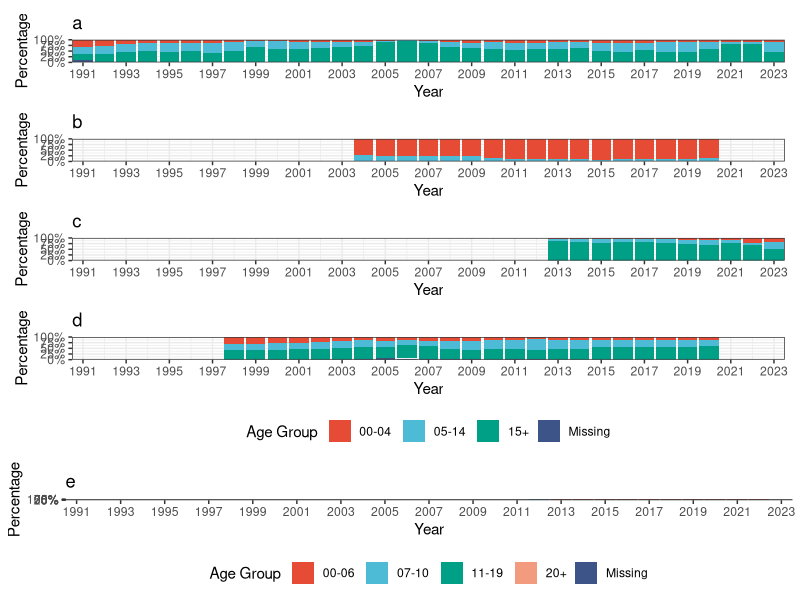

Write the R code that produced this figure.

library(tidyverse)
library(openxlsx)
library(patchwork)
library(ggsci)

breaks <- seq(1991, 2023, 2)
fill_color <- pal_npg()(4)
names(fill_color) <- c('00-04', '05-14', '15+', 'Missing')

# AU ----------------------------------------------------------------------

df <- read.xlsx('./annual.xlsx', sheet = 'AU')
df <- df |> 
     pivot_longer(cols = 2:ncol(df), names_to = 'age_group', values_to = 'count') |> 
     mutate(age_group_10 = case_when(
          age_group == "No.information.provided" ~ 'Missing',
          age_group == '00-04' ~ '00-04',
          age_group == '05-09' ~ '05-14',
          age_group == '10-14' ~ '05-14',
          # other age groups
          TRUE ~ '15+'
     ))
names(df)[1] <- 'year'
df <- df |> 
     filter(year <= 2023)

fig1 <- ggplot(df, aes(x = year, y = count, fill = age_group_10)) +
     geom_col(position = 'fill') +
     coord_cartesian(ylim = c(0, 1)) +
     scale_fill_manual(values = fill_color) +
     scale_x_continuous(breaks = breaks,
                        limits = c(1990.5, 2023.5),
                        expand = c(0, 0)) +
     scale_y_continuous(labels = scales::percent_format(),
                        expand = c(0, 0)) +
     theme_bw() +
     labs(title = 'a',
          x = 'Year',
          y = 'Percentage',
          fill = 'Age Group')

# CN ----------------------------------------------------------------------

df <- read.xlsx('./annual.xlsx', sheet = 'CN')
df <- df |> 
     pivot_longer(cols = 2:ncol(df), names_to = 'year', values_to = 'count') |>
     rename(age_group = 'Age.Group') |>
     mutate(age_group_10 = case_when(
          age_group == '0-' ~ '00-04',
          age_group == '1-' ~ '00-04',
          age_group == '2-' ~ '00-04',
          age_group == '3-' ~ '00-04',
          age_group == '4-' ~ '00-04',
          age_group == '5-' ~ '05-14',
          age_group == '6-' ~ '05-14',
          age_group == '7-' ~ '05-14',
          age_group == '8-' ~ '05-14',
          age_group == '9-' ~ '05-14',
          age_group == '10-' ~ '05-14',
          age_group == '11-' ~ '05-14',
          age_group == '12-' ~ '05-14',
          age_group == '13-' ~ '05-14',
          age_group == '14-' ~ '05-14',
          # other age groups
          TRUE ~ '15+'),
          year = as.integer(year))
df <- df |> 
     filter(year <= 2023)

fig2 <- ggplot(df, aes(x = year, y = count, fill = age_group_10)) +
     geom_col(position = 'fill', show.legend = F) +
     coord_cartesian(ylim = c(0, 1)) +
     scale_fill_manual(values = fill_color) +
     scale_x_continuous(breaks = breaks,
                        limits = c(1990.5, 2023.5),
                        expand = c(0, 0)) +
     scale_y_continuous(labels = scales::percent_format(),
                        expand = c(0, 0)) +
     theme_bw() +
     labs(title = 'b',
          x = 'Year',
          y = 'Percentage',
          fill = 'Age Group')

# UK ----------------------------------------------------------------------

df <- read.xlsx('./annual.xlsx', sheet = 'UK')
df <- df |> 
     pivot_longer(cols = 2:ncol(df), names_to = 'age_group', values_to = 'count') |> 
     mutate(age_group_10 = case_when(
          age_group == "No.information.provided" ~ 'Missing',
          age_group == '00-04' ~ '00-04',
          age_group == '05-09' ~ '05-14',
          age_group == '10-14' ~ '05-14',
          # other age groups
          TRUE ~ '15+'
     ))
names(df)[1] <- 'year'
df <- df |> 
     filter(year <= 2023)

fig3 <- ggplot(df, aes(x = year, y = count, fill = age_group_10)) +
     geom_col(position = 'fill', show.legend = F) +
     coord_cartesian(ylim = c(0, 1)) +
     scale_fill_manual(values = fill_color) +
     scale_x_continuous(breaks = breaks,
                        limits = c(1990.5, 2023.5),
                        expand = c(0, 0)) +
     scale_y_continuous(labels = scales::percent_format(),
                        expand = c(0, 0)) +
     theme_bw() +
     labs(title = 'c',
          x = 'Year',
          y = 'Percentage',
          fill = 'Age Group')

# US ----------------------------------------------------------------------

df <- read.xlsx('./annual.xlsx', sheet = 'US')
df <- df |> 
     pivot_longer(cols = 2:ncol(df), names_to = 'age_group', values_to = 'count') |> 
     mutate(age_group_10 = case_when(
          age_group == "No.information.provided" ~ 'Missing',
          age_group == '00-01' ~ '00-04',
          age_group == '02-04' ~ '00-04',
          age_group == '05-14' ~ '05-14',
          age_group == '05-14' ~ '05-14',
          # other age groups
          TRUE ~ '15+'
     ))

names(df)[1] <- 'year'
df <- df |> 
     filter(year <= 2023)

fig4 <- ggplot(df, aes(x = year, y = count, fill = age_group_10)) +
     geom_col(position = 'fill', show.legend = F) +
     coord_cartesian(ylim = c(0, 1)) +
     scale_fill_manual(values = fill_color) +
     scale_x_continuous(breaks = breaks,
                        limits = c(1990.5, 2023.5),
                        expand = c(0, 0)) +
     scale_y_continuous(labels = scales::percent_format(),
                        expand = c(0, 0)) +
     theme_bw() +
     labs(title = 'd',
          x = 'Year',
          y = 'Percentage',
          fill = 'Age Group')

fig_1 <- fig1 + fig2 + fig3 + fig4 +
     plot_layout(ncol = 1, guides = 'collect') & theme(legend.position = 'bottom')

# US ----------------------------------------------------------------------

fill_color <- pal_npg()(5)
names(fill_color) <- c('00-06', '07-10', '11-19', 'Missing', '20+')

df <- read.xlsx('./annual.xlsx', sheet = 'US_1')
df <- df |> 
     pivot_longer(cols = 2:ncol(df), names_to = 'age_group', values_to = 'count') |> 
     mutate(age_group_10 = case_when(
          age_group == "No.information.provided" ~ 'Missing',
          age_group == '<6mos' ~ '00-06',
          age_group == '6-11mos' ~ '00-06',
          age_group == '01-06' ~ '00-06',
          # other age groups
          TRUE ~ as.character(age_group)
     ))

names(df)[1] <- 'year'
df <- df |> 
     filter(year <= 2023)

fig_2 <- ggplot(df, aes(x = year, y = count, fill = age_group_10)) +
     geom_col(position = 'fill', show.legend = T) +
     coord_cartesian(ylim = c(0, 1)) +
     scale_fill_manual(values = fill_color) +
     scale_x_continuous(breaks = breaks,
                        limits = c(1990.5, 2023.5),
                        expand = c(0, 0)) +
     scale_y_continuous(labels = scales::percent_format(),
                        expand = c(0, 0)) +
     theme_bw() +
     theme(legend.position = 'bottom') +
     labs(x = 'Year',
          y = 'Percentage',
          title = 'e',
          fill = 'Age Group')

ggsave(filename = './appendix/S3.png',
       plot = cowplot::plot_grid(fig_1, fig_2,
                                 rel_heights = c(4, 1.15),
                                 ncol = 1),
       dpi = 300,
       width = 12,
       height = 12) 
